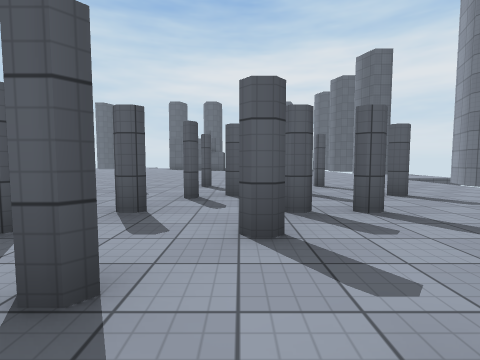
View 1 (above)

24 first-person views from a walk through a Unity game level. The camera is 1.2 m above the floor, tilts 4° down and sees 85° across. The floor is counted in squares, 2 m on a side. Each view is taken from the middle of a square. On the plan, view 1 faces up. The plan holds only what a view shows up to about 9 squares ahead; the rest is blank. The place goes on beyond the plan. Some animated figures are left out. Surface patterns are stand-ins for the level's own textures.

View 2
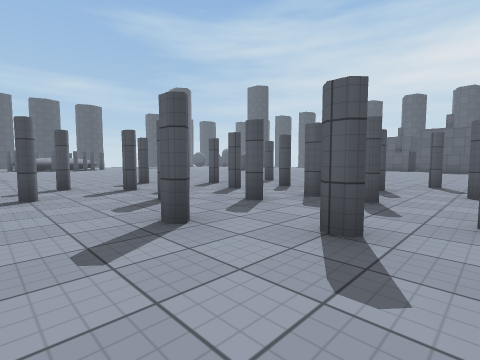

View 3
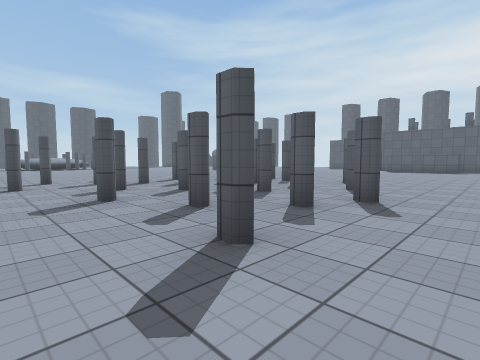

View 4
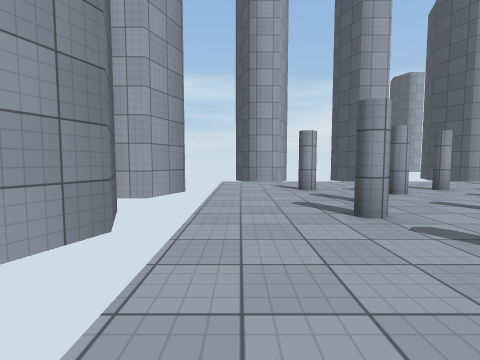

View 5
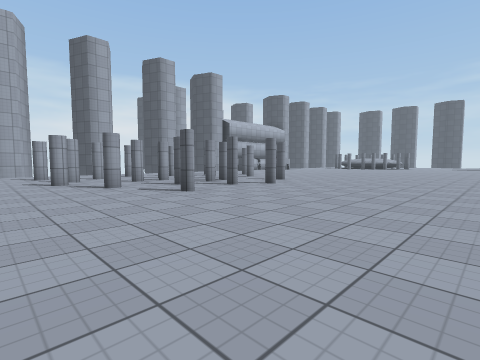

View 6
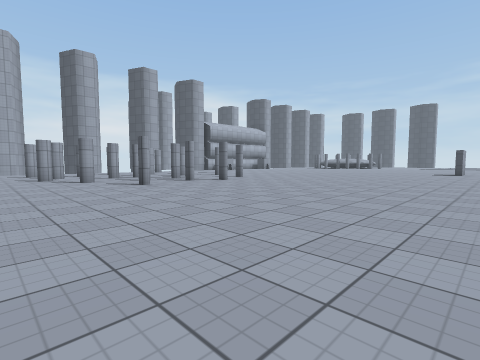

View 7
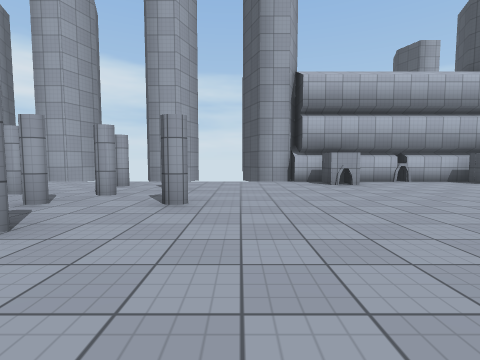

View 8
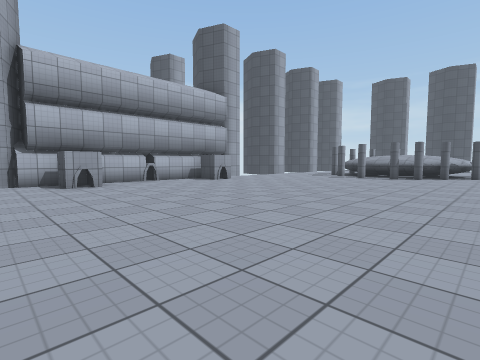

View 9
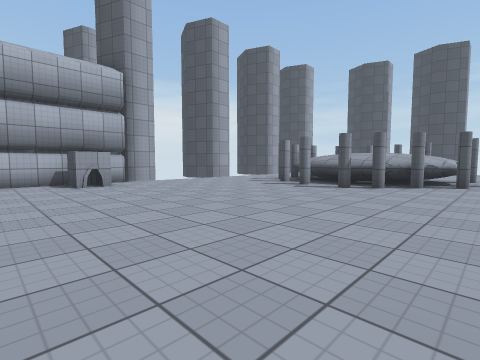

View 10
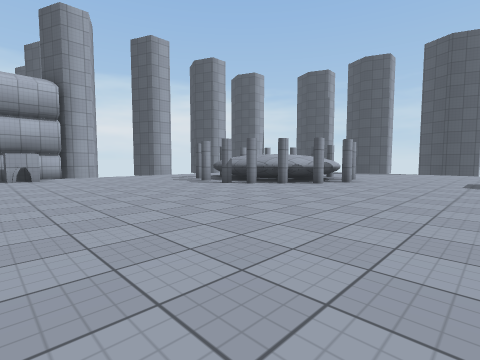

View 11
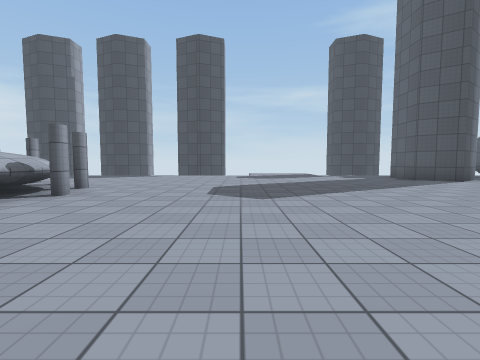

View 12
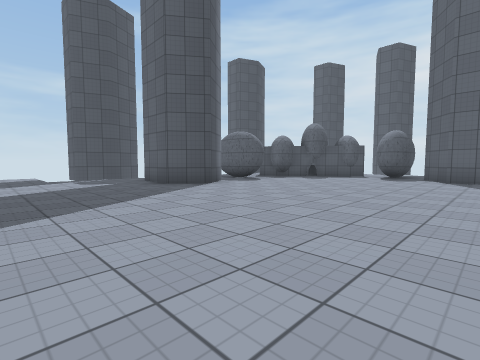

View 13
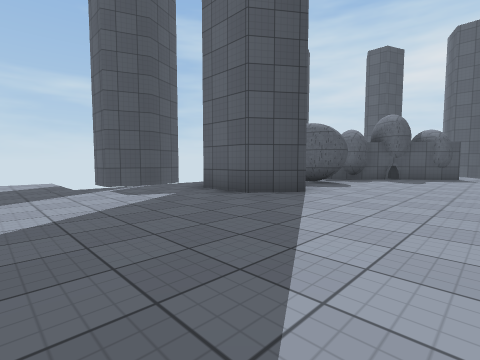

View 14
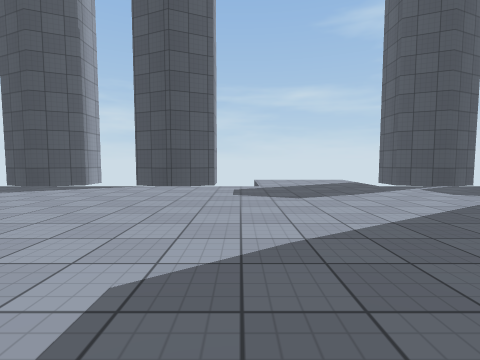

View 15
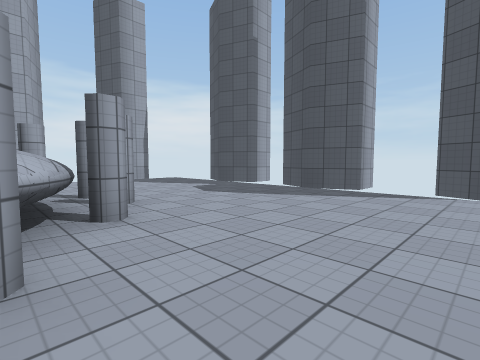

View 16
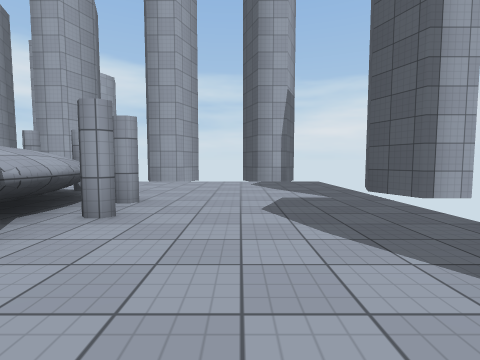

View 17
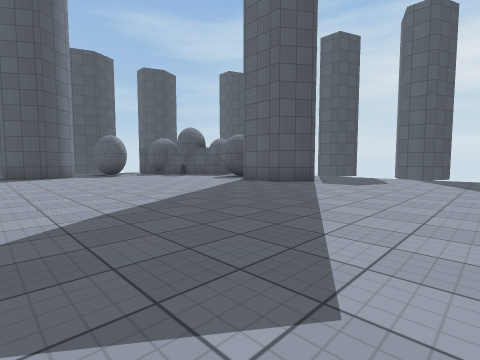

View 18
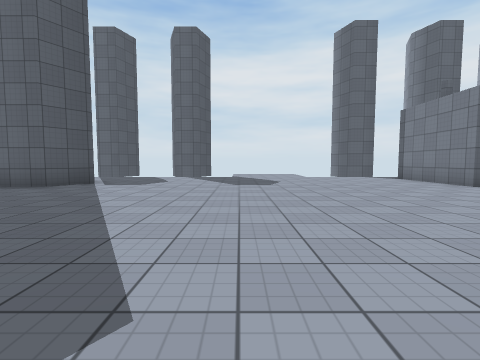

View 19
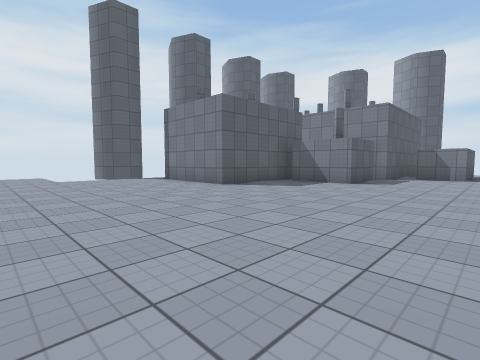

View 20
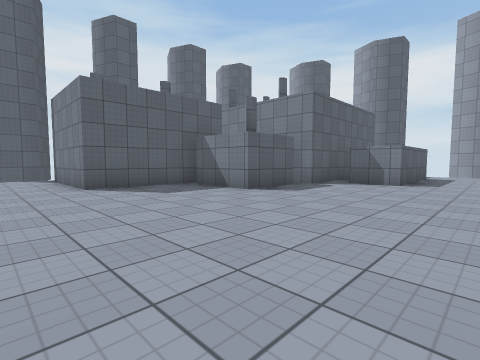

View 21
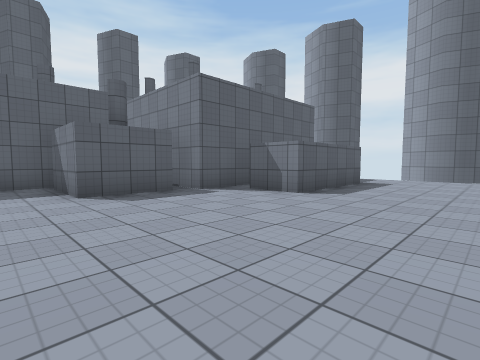

View 22
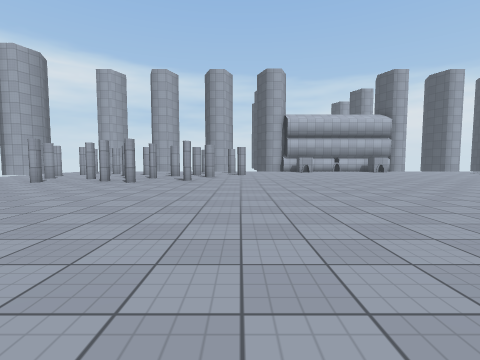

View 23
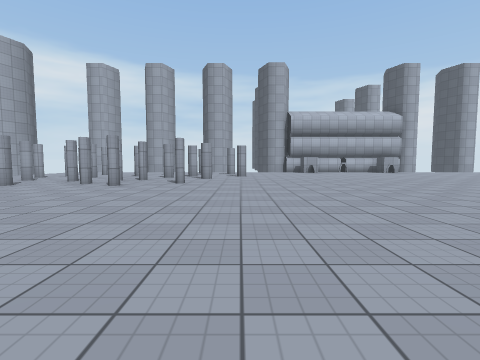

View 24
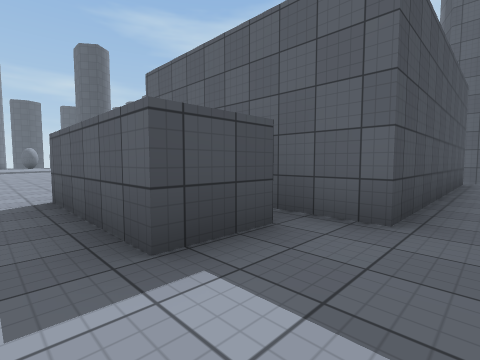

### Floor plan
Key: @ floor where view 1 was taken; # wall or solid block; x gap in a wall; . floor; ^ raised ledge; T thing the floor can be seen under or through; O other object.
Columns run from 27 left of view 1 to 7 right of it. Each row starts with its distance up from view 1.
 25                     ###        ##
 24              ... .....         #.
 23             ..........#        #.
 22      ####   ..........#        #.
 21     ##..#.##..........####     #.
 20     #....................      #.
 19     .....................##    #.
 18     #....................#######.
 17     ........................###..
 16     ##......................###..
 15  #.##............................#
 14  #...............   .............##
 13 ##..........          ........... #
 12 ............        .............
 11 ............        .............
 10 .............      ..............
  9   ............... ...............
  8 ##...............................##
  7  #...............................#
  6  #........................x#.#...
  5  #.....^^^#................#..#..
  4  #....#^^^#.............#........#
  3  #....^^ ^^#..............x.#..#.#
  2   ....#^ ^^#...........#.TTT..#..#
  1  #....#^^^#.............T....#...#
  0  #....... .............#...@#..#.#
 -1  #......   ....O...O.............
 -2   ### ## ##  ########## ## ##  ##

Positions as (right, up) in squares from view 1, and headings:
1: (0, 0), facing up
2: (3, -1), facing up-left
3: (5, -1), facing up-left
4: (5, 6), facing down
5: (5, 11), facing down-left
6: (5, 13), facing down-left
7: (-5, 6), facing down
8: (-6, 6), facing down-left
9: (-10, 6), facing down-left
10: (-11, 9), facing down-left
11: (-14, 9), facing left
12: (-16, 11), facing up-left
13: (-19, 11), facing up-left
14: (-19, 9), facing left
15: (-20, 7), facing down-left
16: (-23, 6), facing down
17: (-11, 14), facing up-left
18: (-11, 14), facing up
19: (-10, 15), facing up-right
20: (-7, 14), facing up-right
21: (-4, 13), facing up-right
22: (-4, 14), facing down
23: (-4, 13), facing down
24: (5, 15), facing up-left
